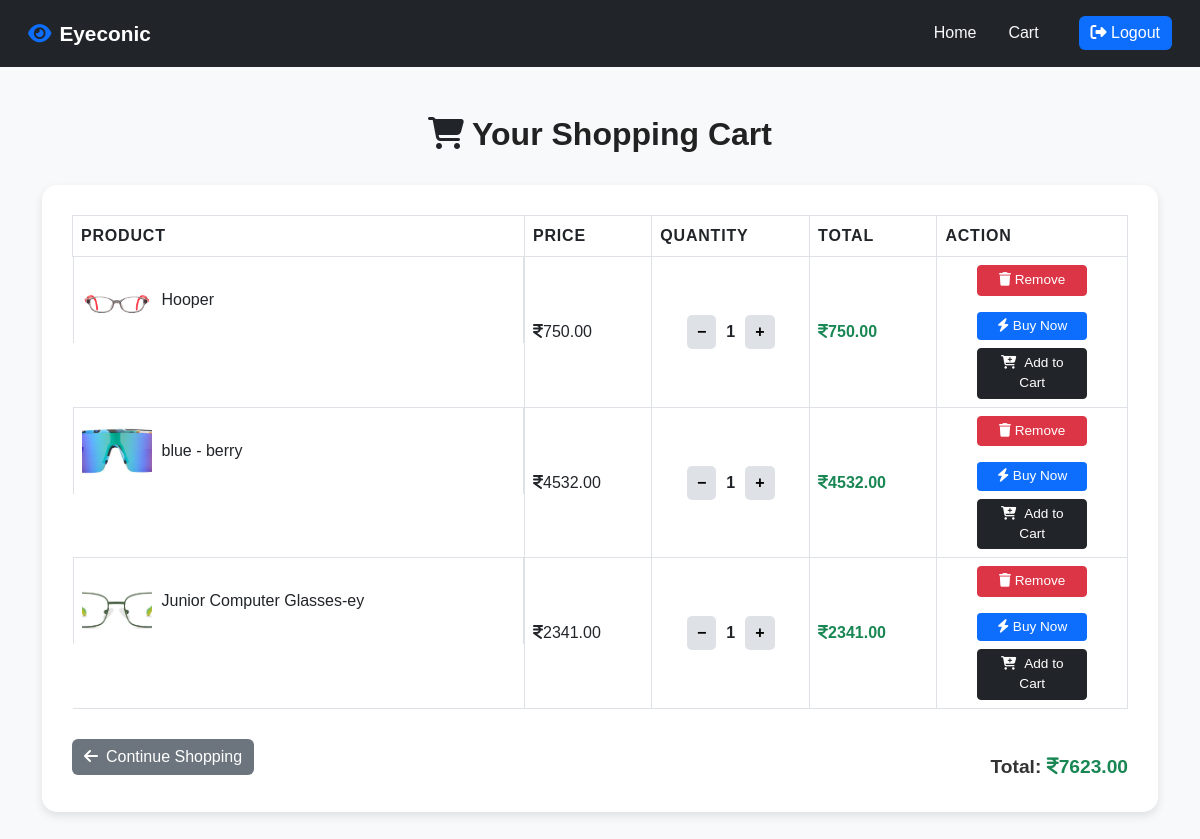
The app's page /cart/ (signed in) with its own data.
### eyeconicapp/models.py (models this page shows)
class Cart(models.Model):
    user=models.ForeignKey(UserRegistration,on_delete=models.CASCADE)
    product=models.ForeignKey(Product,on_delete=models.CASCADE)
    quantity=models.PositiveBigIntegerField(default=1)
    def total_price(self):
        return self.product.product_price * self.quantity

class Product(models.Model):
    product_name=models.CharField(max_length=100)
    product_description=models.TextField()
    product_price=models.DecimalField(max_digits=10,decimal_places=2)
    product_image=models.ImageField(null=True,blank=True,upload_to='products/')

### eyeconicapp/views.py (the view)
# urls.py: path('cart/',views.cart_page,name='cart_page'),
def cart_page(request):
    if 'user_id' not in request.session:
        return redirect('home')
    user_id = request.session['user_id']
    user = UserRegistration.objects.get(id=user_id)
    cart_items = Cart.objects.filter(user=user)
    total = sum(item.product.product_price * item.quantity for item in cart_items)
    return render(request, 'cart.html', {'cart_items': cart_items, 'total': total})

### templates/cart.html (shortened to what this page needs)
<!-- {% load static %}
{% load static %}
<!DOCTYPE html>
<html lang="en">
<head>
  <link href="https://cdn.jsdelivr.net/npm/bootstrap@5.3.0/dist/css/bootstrap.min.css" rel="stylesheet">
  <link rel="stylesheet" href="https://cdnjs.cloudflare.com/ajax/libs/font-awesome/6.7.2/css/all.min.css"/>
</head>
<body>
<nav class="navbar navbar-expand-lg navbar-dark">
  <div class="container-fluid">
    <a class="navbar-brand" href="{% url 'home' %}">
      <i class="fa-solid fa-eye me-2 text-primary"></i>Eyeconic
    </a>
    <div class="collapse navbar-collapse justify-content-end" id="navbarNav">
      <ul class="navbar-nav">
        <li class="nav-item">
          <a class="nav-link" href="{% url 'home' %}">Home</a>
        </li>
        <li class="nav-item">
          <a class="nav-link active" href="{% url 'cart_page' %}">Cart</a>
        </li>
      </ul>
      <a href="{% url 'user_logout' %}" class="btn ms-3">
        <i class="fa-solid fa-right-from-bracket"></i> Logout
      </a>
    </div>
  </div>
</nav>
<div class="container my-5">
  <h2><i class="fa-solid fa-cart-shopping me-2 text-dark"></i>Your Shopping Cart</h2>
  <div class="cart-container">
    {% if cart_items %}
      <table class="table table-bordered align-middle">
        <thead>
          <tr>
            <th>Product</th>
            <th>Price</th>
            <th>Quantity</th>
            <th>Total</th>
            <th>Action</th>
          </tr>
        </thead>
        <tbody>
          {% for item in cart_items %}
          <tr>
            <td class="d-flex align-items-center">
              <img src="{{ item.product.product_image.url }}" alt="{{ item.product.product_name }}" class="product-img">
              <span class="fw-medium">{{ item.product.product_name }}</span>
            </td>
            <td><i class="fa-solid fa-indian-rupee-sign"></i>{{ item.product.product_price }}</td>
            <td class="text-center">
              <div class="quantity-controls">
                <form action="{% url 'decrease_quantity' item.id %}" method="POST" style="display:inline;">
                  <button type="submit">−</button>
                </form>
                <span>{{ item.quantity }}</span>
                <form action="{% url 'increase_quantity' item.id %}" method="POST" style="display:inline;">
                  <button type="submit">+</button>
                </form>
              </div>
            </td>
            <td class="fw-semibold text-success">
              <i class="fa-solid fa-indian-rupee-sign"></i>{{ item.total_price }}
            </td>
            <td class="text-center">
              <div class="action-buttons">
                <form method="POST" action="{% url 'remove_from_cart' item.id %}">
                  <button type="submit" class="btn btn-danger btn-sm">
                    <i class="fa-solid fa-trash"></i> Remove
                  </button>
                </form>
                <form method="POST" action="{% url 'buy_now' item.product.id %}">
                  <button type="submit" class="btn btn-buy-now btn-sm mt-2">
                    <i class="fa-solid fa-bolt"></i> Buy Now
                  </button>
                </form>
                    <form method="POST" action="{% url 'checkout'  %}">
                  <button type="submit" class="btn btn-dark btn-sm">
                    <i class="fa-solid fa-cart-plus me-2"></i>Add to Cart
                    </button>
                       </form>
              </div>
            </td>
          </tr>
          {% endfor %}
        </tbody>
      </table>
      <div class="d-flex justify-content-between align-items-center mt-4">
        <a href="{% url 'home' %}" class="btn btn-continue text-white">
          <i class="fa-solid fa-arrow-left me-2"></i>Continue Shopping
        </a>
        <div class="total-summary">
          Total: <span class="text-success"><i class="fa-solid fa-indian-rupee-sign"></i>{{ total }}</span>
        </div>
      </div>
    {% else %}
      <div class="text-center py-5">
        <i class="fa-solid fa-cart-arrow-down fa-3x text-secondary mb-3"></i>
        <h5 class="text-muted">Your cart is empty!</h5>
        <a href="{% url 'home' %}" class="btn btn-dark mt-3">Start Shopping</a>
      </div>
    {% endif %}
  </div>
</div>
</body>
</html>

### templates/cart.html (style rules this page uses)
body { background-color: #f8f9fa; font-family: "Poppins", sans-serif; }
h2 { font-weight: 600; text-align: center; margin-bottom: 2rem; color: #222; }
.navbar { background-color: #212529; padding: 0.8rem 1rem; }
.navbar-brand { font-weight: 600; color: #fff !important; font-size: 1.3rem; }
.navbar-nav .nav-link { color: #f8f9fa !important; margin-right: 1rem; transition: 0.3s; }
.navbar .btn { background-color: #0d6efd; color: #fff; border: none; padding: 5px 12px; border-radius: 6px; }
.cart-container { background: #fff; border-radius: 15px; padding: 30px; box-shadow: 0 4px 10px rgba(0, 0, 0, 0.1); }
.table thead { background-color: #212529; color: #fff; text-transform: uppercase; letter-spacing: 0.05rem; }
.table td, .table th { vertical-align: middle; }
.product-img { width: 70px; height: 70px; object-fit: cover; border-radius: 8px; margin-right: 10px; }
.quantity-controls { display: flex; align-items: center; justify-content: center; }
.quantity-controls button { border: none; background: #dee2e6; padding: 5px 10px; font-weight: 600; border-radius: 5px; transition: background-color 0.2s; }
.quantity-controls span { margin: 0 10px; font-weight: 600; }
.btn-continue { background-color: #6c757d; border: none; }
.btn-buy-now { background-color: #0d6efd; color: #fff; border: none; }
.total-summary { text-align: right; font-weight: 600; font-size: 1.2rem; margin-top: 20px; color: #333; }
.action-buttons { display: flex; flex-direction: column; align-items: center; gap: 8px; }
.action-buttons .btn { width: 110px; font-size: 0.85rem; font-weight: 500; }

### records on screen
Cart: product.product_image (picture), product.product_name "Hooper", product.product_price "750.00", quantity "1", total_price "750.00"
Cart: product.product_image (picture), product.product_name "blue - berry", product.product_price "4532.00", quantity "1", total_price "4532.00"
Cart: product.product_image (picture), product.product_name "Junior Computer Glasses-ey", product.product_price "2341.00", quantity "1", total_price "2341.00"

### other values on screen
{{ total }} "7623.00"
